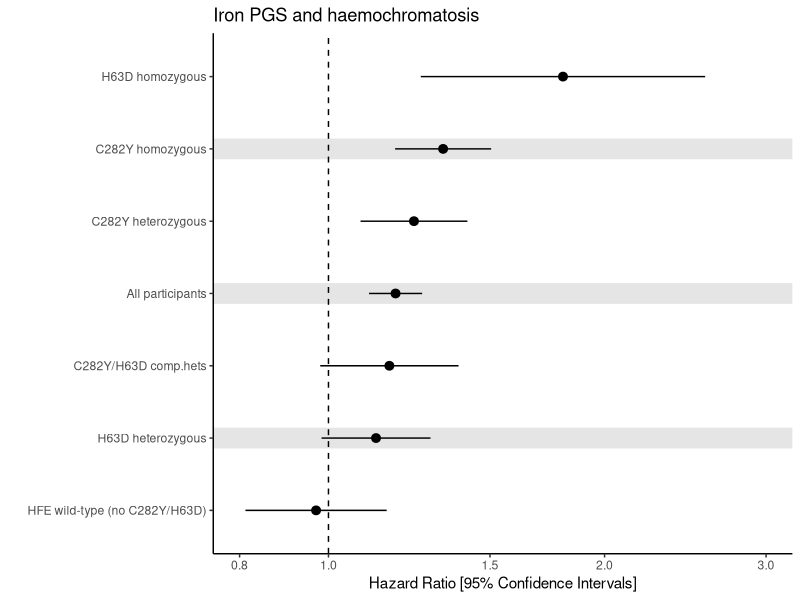
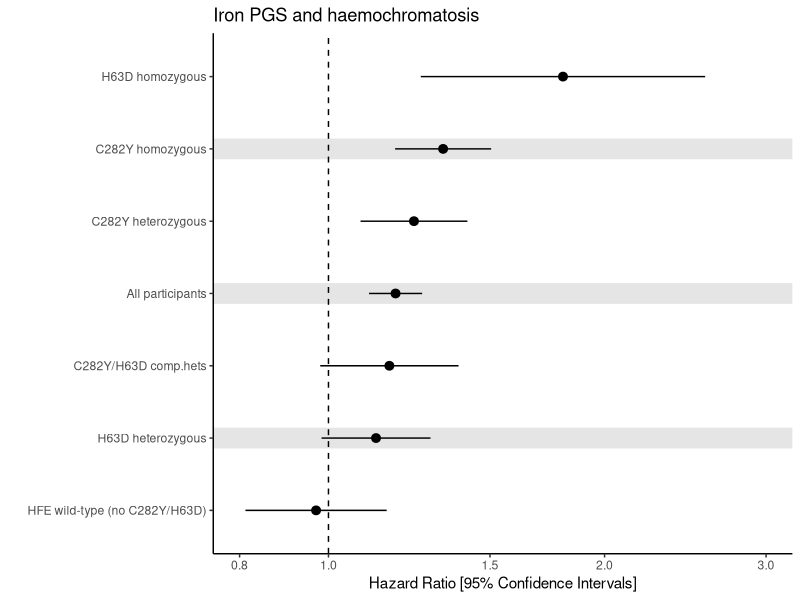

Generate these figures, in order, with R:

## function to round and extend HR/CIs if too short
round_hr = function(x)
{
  x = as.character(round(x,2))
  if (nchar(x) == 1)  x = paste0(x, ".00")
  if (nchar(x) == 3)  x = paste0(x, "0")
  return(x)
}

## load tidyverse package
library(tidyverse)

## load results file containing associations between iron/ferritin polygenic scores and several outcomes
dat = read_tsv("_data_iron_pgs.txt")

## filter results to just the outcome and explosure you want to plot
##    -- here I subset by 3 things (outcome, exposure, and sex) -- you might not need to do any
## rename columns using "mutate" 
##    -- the "est" column is your central estimate (usually OR or HR)
##    -- the "label" column is whatever your y-axis is (outcome, subgroup, etc)
## subset to just those columns
dat2 = dat %>% 
  filter(outcome=="Haemochromatosis", X=="iron21hunt_nohfe_grs_20", sex=="Males") %>% 
  mutate(label=geno, est=or1, lower=lci1, upper=uci1) %>% 
  select(label, est, lower, upper)

## by default the order of the rows is the original order in the file
## to arrange by estimate (highest to lowest) uncomment these lines:
dat2 = dat2 %>% arrange(est)
dat2$label = factor(dat2$label, levels = dat2$label[1:length(dat2$label)])

## create variable to store background colour info so we can alternate between white and grey
dat2$colour = "white"
dat2$colour[1:(floor(nrow(dat2)/2)*2)] = rep(c("white", "gray90"), floor(nrow(dat2)/2))

## create an object to "store" the plot information
p = ggplot(data=dat2, aes(x=est, y=label, xmin=lower, xmax=upper)) +
  geom_hline(aes(yintercept = label, colour = colour), size = 7) + 
  scale_colour_identity() +
  geom_pointrange() +
  geom_vline(xintercept=1, lty=2) + 
  scale_x_continuous(trans='log', 
                     breaks=c(0.8,1,1.5,2,3)) +
  coord_cartesian(xlim=c(0.8, 3)) + 
  labs(title="Iron PGS and haemochromatosis", 
       x='Hazard Ratio [95% Confidence Intervals]',
       y='') +
  theme_classic()

## display plot
p

## save 
ggsave('simple_forest_with_grid_colours_ggplot2.jpg', p, width=14, height=8, units='cm', dpi=500)













